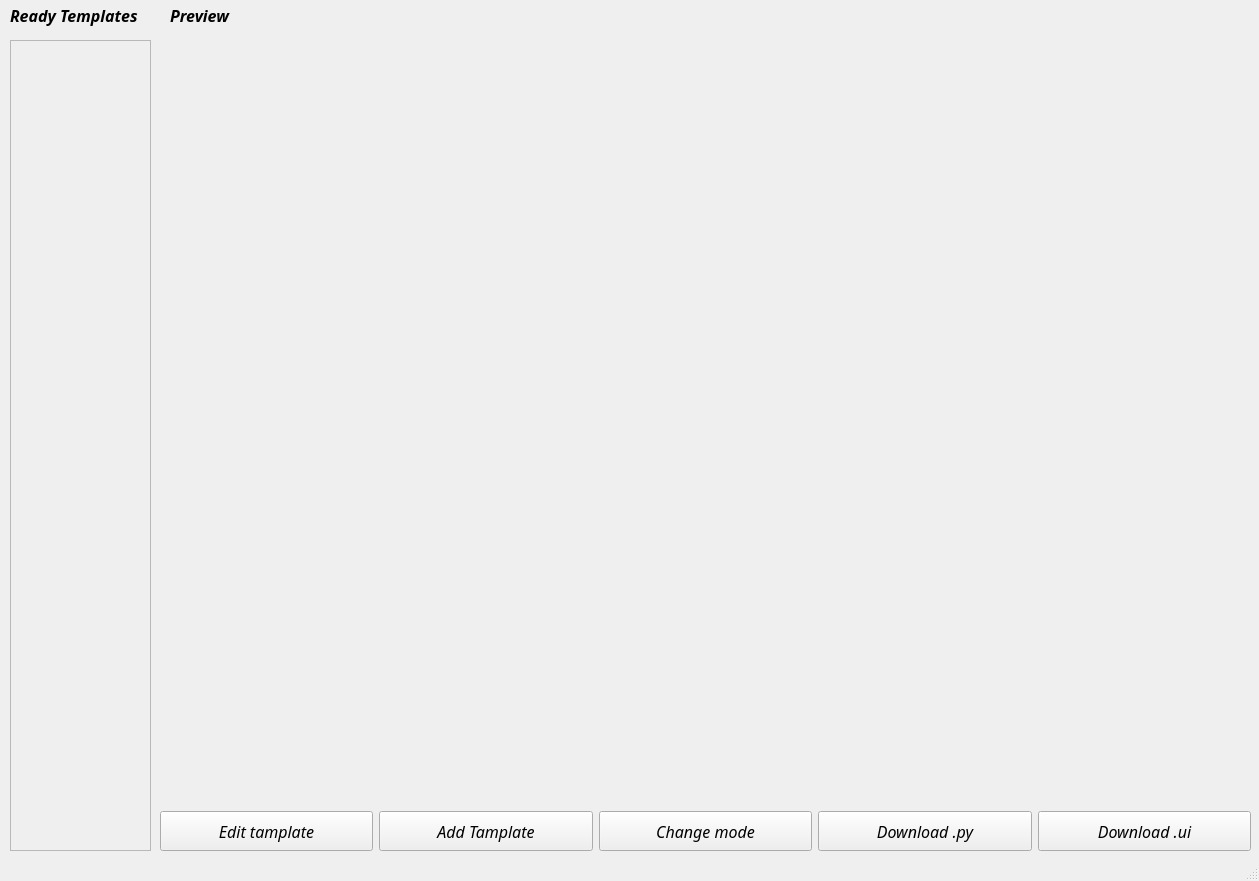
<?xml version="1.0" encoding="UTF-8"?>
<ui version="4.0">
 <class>MainWindow</class>
 <widget class="QMainWindow" name="MainWindow">
  <property name="geometry">
   <rect>
    <x>0</x>
    <y>0</y>
    <width>1259</width>
    <height>881</height>
   </rect>
  </property>
  <property name="sizePolicy">
   <sizepolicy hsizetype="Preferred" vsizetype="Preferred">
    <horstretch>0</horstretch>
    <verstretch>0</verstretch>
   </sizepolicy>
  </property>
  <property name="minimumSize">
   <size>
    <width>1259</width>
    <height>881</height>
   </size>
  </property>
  <property name="maximumSize">
   <size>
    <width>1259</width>
    <height>881</height>
   </size>
  </property>
  <property name="font">
   <font>
    <family>Rockwell</family>
    <weight>75</weight>
    <bold>true</bold>
   </font>
  </property>
  <property name="windowTitle">
   <string>Tamplater</string>
  </property>
  <property name="windowIcon">
   <iconset>
    <normaloff>Template_project/Y.png</normaloff>Template_project/Y.png</iconset>
  </property>
  <property name="windowOpacity">
   <double>1.000000000000000</double>
  </property>
  <widget class="QWidget" name="centralwidget">
   <widget class="QScrollArea" name="scrollArea">
    <property name="geometry">
     <rect>
      <x>10</x>
      <y>40</y>
      <width>141</width>
      <height>811</height>
     </rect>
    </property>
    <property name="font">
     <font>
      <family>Rockwell</family>
      <pointsize>10</pointsize>
      <weight>50</weight>
      <italic>true</italic>
      <bold>false</bold>
     </font>
    </property>
    <property name="mouseTracking">
     <bool>false</bool>
    </property>
    <property name="autoFillBackground">
     <bool>false</bool>
    </property>
    <property name="widgetResizable">
     <bool>true</bool>
    </property>
    <widget class="QWidget" name="scrollAreaWidgetContents">
     <property name="geometry">
      <rect>
       <x>0</x>
       <y>0</y>
       <width>139</width>
       <height>809</height>
      </rect>
     </property>
     <layout class="QVBoxLayout" name="verticalLayout"/>
    </widget>
   </widget>
   <widget class="QLabel" name="label">
    <property name="geometry">
     <rect>
      <x>10</x>
      <y>0</y>
      <width>141</width>
      <height>31</height>
     </rect>
    </property>
    <property name="font">
     <font>
      <family>Rockwell</family>
      <pointsize>12</pointsize>
      <weight>75</weight>
      <italic>true</italic>
      <bold>true</bold>
     </font>
    </property>
    <property name="text">
     <string>Ready Templates</string>
    </property>
   </widget>
   <widget class="QLabel" name="label_2">
    <property name="geometry">
     <rect>
      <x>170</x>
      <y>0</y>
      <width>1081</width>
      <height>31</height>
     </rect>
    </property>
    <property name="font">
     <font>
      <pointsize>12</pointsize>
      <weight>75</weight>
      <italic>true</italic>
      <bold>true</bold>
     </font>
    </property>
    <property name="text">
     <string>Preview</string>
    </property>
   </widget>
   <widget class="QLabel" name="label_3">
    <property name="geometry">
     <rect>
      <x>170</x>
      <y>40</y>
      <width>1071</width>
      <height>751</height>
     </rect>
    </property>
    <property name="sizePolicy">
     <sizepolicy hsizetype="Preferred" vsizetype="Preferred">
      <horstretch>0</horstretch>
      <verstretch>0</verstretch>
     </sizepolicy>
    </property>
    <property name="minimumSize">
     <size>
      <width>0</width>
      <height>0</height>
     </size>
    </property>
    <property name="maximumSize">
     <size>
      <width>16777215</width>
      <height>16777215</height>
     </size>
    </property>
    <property name="text">
     <string/>
    </property>
   </widget>
   <widget class="QWidget" name="horizontalLayoutWidget">
    <property name="geometry">
     <rect>
      <x>160</x>
      <y>810</y>
      <width>1091</width>
      <height>42</height>
     </rect>
    </property>
    <layout class="QHBoxLayout" name="horizontalLayout">
     <item>
      <widget class="QPushButton" name="pushButton_10">
       <property name="minimumSize">
        <size>
         <width>0</width>
         <height>40</height>
        </size>
       </property>
       <property name="font">
        <font>
         <pointsize>12</pointsize>
         <weight>50</weight>
         <italic>true</italic>
         <bold>false</bold>
        </font>
       </property>
       <property name="text">
        <string>Edit tamplate</string>
       </property>
      </widget>
     </item>
     <item>
      <widget class="QPushButton" name="pushButton_11">
       <property name="minimumSize">
        <size>
         <width>0</width>
         <height>40</height>
        </size>
       </property>
       <property name="font">
        <font>
         <pointsize>12</pointsize>
         <weight>50</weight>
         <italic>true</italic>
         <bold>false</bold>
        </font>
       </property>
       <property name="text">
        <string>Add Tamplate</string>
       </property>
      </widget>
     </item>
     <item>
      <widget class="QPushButton" name="pushButton_8">
       <property name="minimumSize">
        <size>
         <width>0</width>
         <height>40</height>
        </size>
       </property>
       <property name="font">
        <font>
         <pointsize>12</pointsize>
         <weight>50</weight>
         <italic>true</italic>
         <bold>false</bold>
        </font>
       </property>
       <property name="text">
        <string>Change mode</string>
       </property>
      </widget>
     </item>
     <item>
      <widget class="QPushButton" name="pushButton_7">
       <property name="minimumSize">
        <size>
         <width>0</width>
         <height>40</height>
        </size>
       </property>
       <property name="font">
        <font>
         <pointsize>12</pointsize>
         <weight>50</weight>
         <italic>true</italic>
         <bold>false</bold>
        </font>
       </property>
       <property name="text">
        <string>Download .py</string>
       </property>
      </widget>
     </item>
     <item>
      <widget class="QPushButton" name="pushButton_9">
       <property name="minimumSize">
        <size>
         <width>0</width>
         <height>40</height>
        </size>
       </property>
       <property name="font">
        <font>
         <pointsize>12</pointsize>
         <weight>50</weight>
         <italic>true</italic>
         <bold>false</bold>
        </font>
       </property>
       <property name="text">
        <string>Download .ui</string>
       </property>
      </widget>
     </item>
    </layout>
   </widget>
  </widget>
  <widget class="QMenuBar" name="menubar">
   <property name="geometry">
    <rect>
     <x>0</x>
     <y>0</y>
     <width>1259</width>
     <height>21</height>
    </rect>
   </property>
  </widget>
  <widget class="QStatusBar" name="statusBar"/>
 </widget>
 <resources/>
 <connections/>
</ui>
